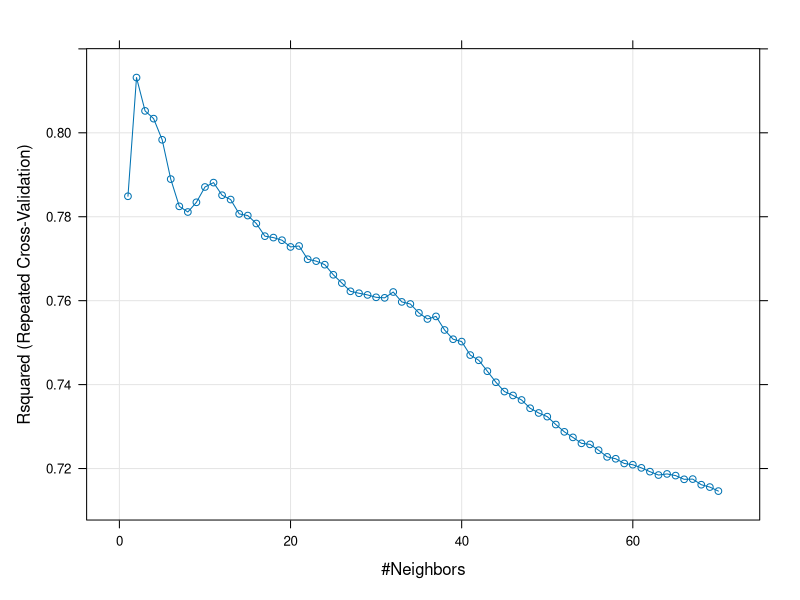
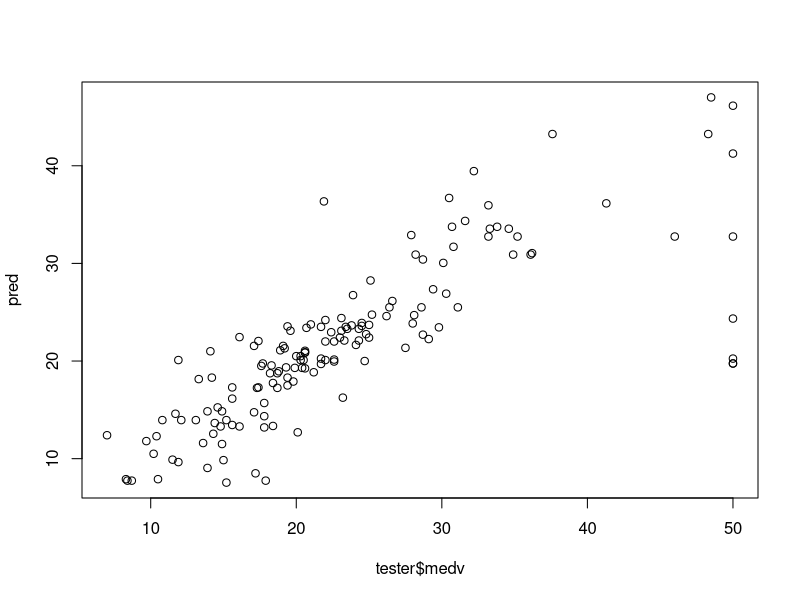

The R script that drew these images, in order:
# k-Nearest Neighbor Algorithm
#   KNN -> non-parametric method used for classification and regression
#  Given a point on a coordinate plane, among other points
#  ...what is the point question closest to in terms of the nearest points
#   ...using an odd number, k, what are the nearest neighbors to the point?
#     ...find the distance amongst the points
#       ...standardize/normalize the variables, e.g. z-score, min-max
# z-score = from each value, subtract mean and divide by standard deviation
# min-max = from each value, subract maximum value and divide by (max - min)
# Applications: Recommendation, Anamoly Detection, Text Categorization, Finance

# Libraries
library(caret)
library(pROC)
library(mlbench)

# Boston Housing - Regression
data("BostonHousing")
data <- BostonHousing
str(data)

# Partition Data
set.seed(1234)
partedData <- sample(2, nrow(data), replace = T, prob = c(0.7, 0.3))
trainer <- data[partedData == 1,]
tester <- data[partedData == 2,]

# KNN Model
# Specify a Training Control, using repeated cross-validation method from caret
# ... 10 iterations, repeated 3 times, 3 indicates number of folds
trControl <- trainControl(method = "repeatedcv",
                          number = 10,
                          repeats = 3)

set.seed(222)
# fit predictive model over tune parameters
fit <- train(medv ~ .,
             data = trainer,
             tuneGrid = expand.grid(k=1:70),
             method = 'knn',
             metric = 'Rsquared',
             trControl = trControl,
             preProc = c("center", "scale"))

# Plot Number of Neighbors vs. Accuracy
plot(fit)

# Variable Importance
varImp(fit)

pred <- predict(fit, newdata = tester)
RMSE(pred, tester$medv)
plot(pred ~ tester$medv)

